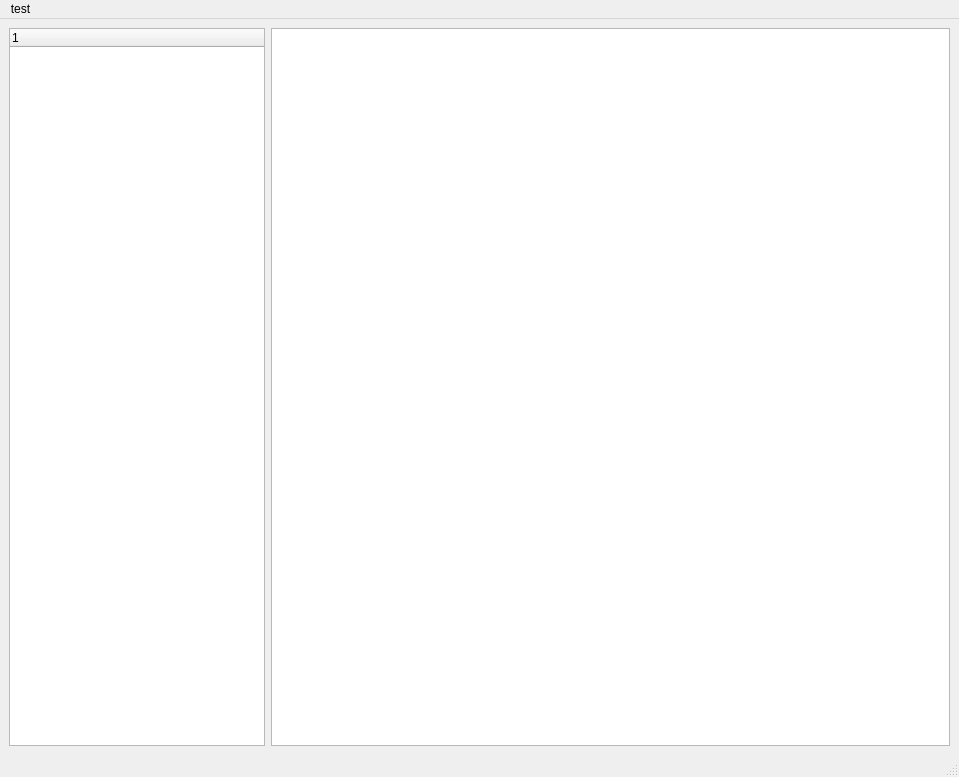
<?xml version="1.0" encoding="UTF-8"?>
<ui version="4.0">
 <class>MainWindow</class>
 <widget class="QMainWindow" name="MainWindow">
  <property name="geometry">
   <rect>
    <x>0</x>
    <y>0</y>
    <width>959</width>
    <height>777</height>
   </rect>
  </property>
  <property name="windowTitle">
   <string>test</string>
  </property>
  <widget class="QWidget" name="centralwidget">
   <layout class="QGridLayout" name="gridLayout">
    <item row="0" column="0">
     <layout class="QHBoxLayout" name="horizontalLayout">
      <item>
       <widget class="QTreeWidget" name="treeWidget">
        <column>
         <property name="text">
          <string notr="true">1</string>
         </property>
        </column>
       </widget>
      </item>
      <item>
       <widget class="QGraphicsView" name="graphicsView">
        <property name="sizePolicy">
         <sizepolicy hsizetype="Expanding" vsizetype="Expanding">
          <horstretch>3</horstretch>
          <verstretch>0</verstretch>
         </sizepolicy>
        </property>
       </widget>
      </item>
     </layout>
    </item>
   </layout>
  </widget>
  <widget class="QMenuBar" name="menubar">
   <property name="geometry">
    <rect>
     <x>0</x>
     <y>0</y>
     <width>959</width>
     <height>22</height>
    </rect>
   </property>
   <widget class="QMenu" name="menutest">
    <property name="title">
     <string>test</string>
    </property>
    <addaction name="separator"/>
    <addaction name="separator"/>
   </widget>
   <addaction name="menutest"/>
  </widget>
  <widget class="QStatusBar" name="statusbar"/>
 </widget>
 <resources/>
 <connections/>
</ui>
